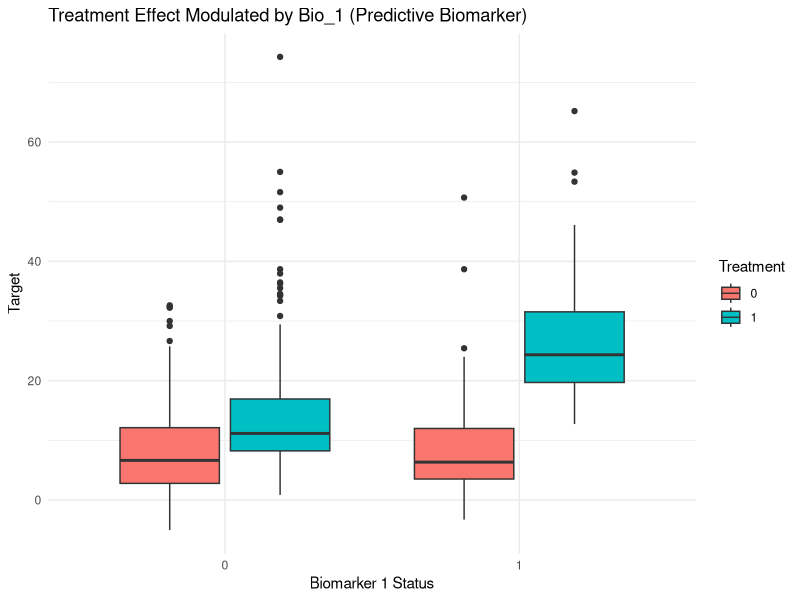

Source code (R):
library(MASS)

# --- 1. SETUP PARAMETERS ---
n_hist <- 200      # Patients per historical study
n_trial <- 500     # Patients in current trial
H <- 5             # Number of historical studies
p_cont <- 10       # Number of continuous features
p_bin <- 3         # Number of binary biomarkers
rho <- 0.8         # Correlation for collinearity
global_hist_drift <- 0  # Pooled shift applied to historical studies vs current (set >0 or <0 to simulate drift)

# --- 2. FUNCTION TO GENERATE FEATURES (X) ---
# Creates shared covariate structure across all studies
generate_x <- function(n) {
  # Collinear continuous features
  sigma <- toeplitz(rho^(0:(p_cont-1)))
  X_cont <- mvrnorm(n, mu = rep(0, p_cont), Sigma = sigma)
  
  # Binary Biomarkers (e.g., DNA markers)
  X_bin <- matrix(rbinom(n * p_bin, 1, 0.3), nrow = n)
  
  colnames(X_cont) <- paste0("Lab_", 1:p_cont)
  colnames(X_bin) <- paste0("Bio_", 1:p_bin)
  return(cbind(X_cont, X_bin))
}

# --- 3. FUNCTION TO GENERATE OUTCOME (Y) ---


generate_y <- function(X, Trt,
                       study_drift = 0,
                       global_hist_drift = 0) {
  
  # 3a. Prognostic Signal
  prog_signal <- (2 * X[, "Lab_1"]) + 
    (3 * X[, "Lab_2"]^2) + 
    (5 * sin(X[, "Lab_3"])) +
    (4 * X[, "Lab_4"] * X[, "Lab_5"])
  
  # 3b. Predictive (Treatment) Signal
  trt_effect <- (5 * Trt) + (12 * Trt * X[, "Bio_1"])
  
  # 3c. Noise
  noise <- rnorm(nrow(X), mean = 0, sd = 2)
  
  y <- prog_signal +
    trt_effect +
    study_drift +          # between-trial (historical only)
    global_hist_drift +    # pooled historical vs current
    noise
  
  return(y)
}


# --- 4. GENERATE HISTORICAL DATA (Placebo Only) ---
historical_data <- lapply(1:H, function(s) {
  X <- generate_x(n_hist)
  Trt <- rep(0, n_hist) # Placebo only
  # Apply both a small per-study drift and the pooled historical drift
  Y <- generate_y(X, Trt,
                  study_drift = runif(1, -2, 2),
                  global_hist_drift = global_hist_drift)
  
  data.frame(Study = paste0(s), Treatment = Trt, Target = Y, X)
})

# --- 5. GENERATE CURRENT TRIAL DATA (Placebo + Treatment) ---
X_trial <- generate_x(n_trial)
Trt_trial <- rbinom(n_trial, 1, 0.7) # Randomized 1:1
Y_trial <- generate_y(X_trial, Trt_trial, study_drift = 0, global_hist_drift = 3)

current_trial <- data.frame(Study = "Current", Treatment = Trt_trial, Target = Y_trial, X_trial)

# --- 6. INSPECT RESULTS ---
all_data <- do.call(rbind, c(historical_data, list(current_trial)))

# Check the Biomarker interaction in the Current Trial
# Bio_1 should show a much higher target value when Treatment == 1
library(ggplot2)
ggplot(current_trial, aes(x = factor(Bio_1), y = Target, fill = factor(Treatment))) +
  geom_boxplot() +
  labs(title = "Treatment Effect Modulated by Bio_1 (Predictive Biomarker)",
       x = "Biomarker 1 Status", fill = "Treatment") +
  theme_minimal()



# Helper: simulate one dataset 
simulate_one <- function(H = 5,
                         n_hist = 200,
                         n_trial = 500,
                         global_hist_drift = 0) {
  hist_list <- lapply(1:H, function(s) {
    X <- generate_x(n_hist)
    Trt <- rep(0, n_hist)
    Y <- generate_y(X, Trt,
                    study_drift = runif(1, -2, 2),
                    global_hist_drift = global_hist_drift)
    data.frame(Study = paste0("H", s), Treatment = Trt, Target = Y, X)
  })


  X_trial <- generate_x(n_trial)
  Trt_trial <- rbinom(n_trial, 1, 0.7)
  Y_trial <- generate_y(X_trial, Trt_trial,
                        study_drift = 0,
                        global_hist_drift = 0)
  current <- data.frame(Study = "Current", Treatment = Trt_trial, Target = Y_trial, X_trial)

  list(historical = do.call(rbind, hist_list), current = current)
}
